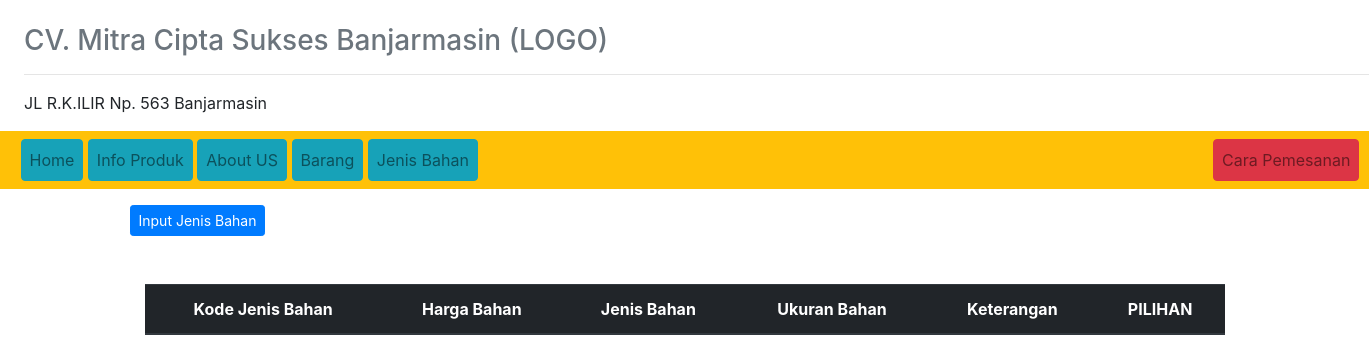
Page /?view=bahan on the earlier database version.
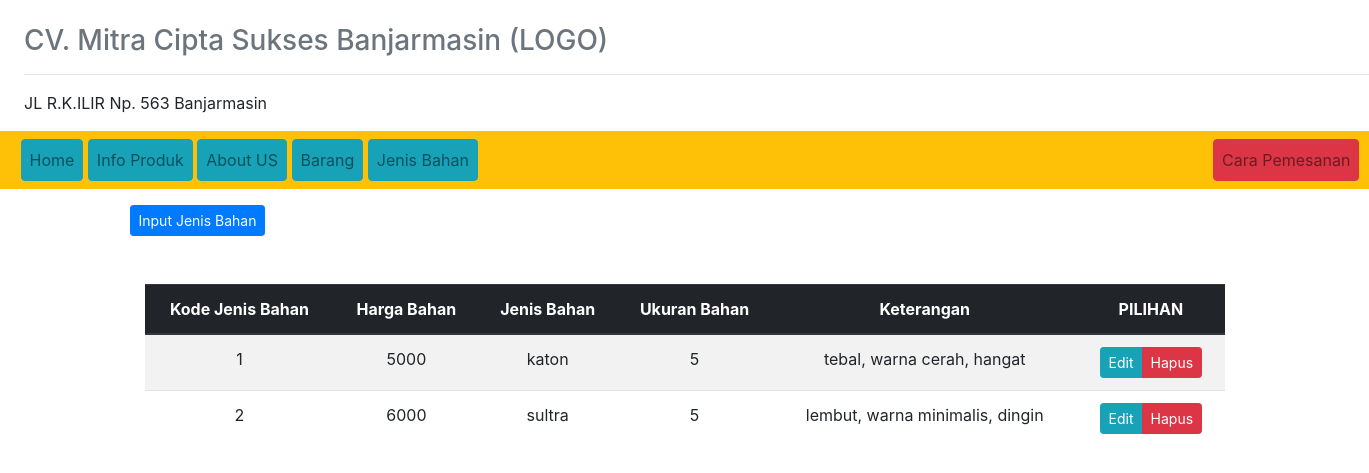
Same page on the later database version.
### tables this page shows
CREATE TABLE `jenis_bahan` (
  `kode_jenis_bahan` int(50) NOT NULL,
  `harga_bahan` int(25) NOT NULL,
  `jenis_bahan` varchar(50) NOT NULL,
  `ketarangan` varchar(255) NOT NULL,
  `ukuran_bahan` int(10) NOT NULL
);

### config/config.php (called while the page is built, shortened)
<?php
function base_url($url = null)
{
	$base_url = "http://localhost/aplikasi_CV_Mitra_Cipta_Sukses_Banjarmasin/";
	if ($url != null ) {
		return $base_url."/".$url;
	} else  {
			return $base_url;
	}
}

### models/admin.php (called while the page is built, shortened)
<?php
class Admin
{
  private $mysqli;
  function __construct($mysqli)
  {
    $this->mysqli = $mysqli;
  }
  public function showJenisBahan()
  {
    $db = $this->mysqli->conn;
    $sql = " SELECT * FROM jenis_bahan ";
    $query = $db->query($sql);
    return $query;
  }
}
?>

### view/jenis-bahan.php (the view)
<div class="header-hal">
    <a href="?view=input-bahan" class="btn btn-sm btn-primary">Input Jenis Bahan</a>
</div>
<div class="container mt-5">
<div class="daftar-table table-responsive">
  <table class="table table-striped text-center" id="table">
    <thead class="thead-dark">
      <tr>
        <th>Kode Jenis Bahan</th>
        <th>Harga Bahan</th>
        <th>Jenis Bahan </th>
        <th>Ukuran Bahan</th>
        <th>Keterangan</th>
        <th>PILIHAN</th>
      </tr>
    </thead>
    <tbody>
      <?php
      $data = $objAdmin->showJenisBahan();
      while ($a = $data->fetch_object()) {
      ?>
      <tr>
        <td><?=$a->kode_jenis_bahan ?></td>
        <td><?=$a->harga_bahan ?></td>
        <td><?=$a->jenis_bahan ?></td>
        <td><?=$a->ukuran_bahan ?></td>
        <td><?=$a->ketarangan ?></td>
        <td>
          <div class="btn-group">
            <a href="?view=edit-jenis-bahan&nik=<?=$a->kode_jenis_bahan ?>" class="btn btn-sm btn-info">Edit</a>
            <a href="?view=hapus-jenis-bahan&nik=<?=$a->kode_jenis_bahan ?>" onclick="return confirm('Hapus data ?')" class="btn btn-sm btn-danger">Hapus</a>
          </div>
        </td>
      </tr>
    <?php } ?>
    </tbody>
  </table>
</div>
</div>

### index.php (shortened to what this page needs)
<?php
require_once 'config/config.php';
include('models/admin.php');
?>
<!doctype html>
<html lang="en">
  <head>
    <link rel="stylesheet" href="<?=base_url();?>assets/css/bootstrap.min.css">
    <link rel="stylesheet" type="text/css" href="<?php echo base_url(); ?>assets/DataTables/datatables.min.css"/>
  </head>
  <body>
    <div class="ml-4" id="" style="">
      <br>
      <h3 class="text-muted">CV. Mitra Cipta Sukses Banjarmasin (LOGO)</h3>
      <hr>
      <p>JL R.K.ILIR Np. 563 Banjarmasin</p>
    </div>
    <nav class="navbar navbar-expand-lg navbar-light bg-warning">
      <div class="collapse navbar-collapse" id="navbarNavAltMarkup">
        <div class="navbar-nav"> &nbsp;
          <a class="nav-item nav-link btn btn-info btn-md" href="#">Home <span class="sr-only">(current)</span></a>&nbsp;
          <a class="nav-item nav-link btn btn-info btn-md" href="#">Info Produk</a> &nbsp;
          <a class="nav-item nav-link btn btn-info btn-md" href="#">About US</a> &nbsp;
          <a class="nav-item nav-link btn btn-info btn-md" href="?view=barang">Barang</a> &nbsp;
          <a class="nav-item nav-link btn btn-info btn-md" href="?view=bahan">Jenis Bahan</a>
          <a class="nav-item nav-link btn btn-danger btn-md" style="position: relative; left: 120%;" href="#">Cara Pemesanan</a> &nbsp;
        </div>
      </div>
    </nav>
    <div class="container mt-3" id="" style="">
          <?php include('page/page.php'); ?>
    </div>
  </body>
</html>

### page/page.php
<?php
if (@$_GET['view'] == '' || @$_GET['view'] == 'home')
{
	include 'view/home/home.php';
}
elseif (@$_GET['view'] == 'barang')
{
	include 'view/barang.php';
}
elseif (@$_GET['view'] == 'input-barang')
{
	include 'view/input-barang.php';
}
elseif (@$_GET['view'] == 'bahan')
{
	include 'view/jenis-bahan.php';
}
elseif (@$_GET['view'] == 'input-bahan')
{
	include 'view/input-jenis-bahan.php';
}

Differences in the rows shown:
added jenis_bahan: kode_jenis_bahan "1", harga_bahan "5000", jenis_bahan "katon", ukuran_bahan "5", ketarangan "tebal, warna cerah, hangat"
added jenis_bahan: kode_jenis_bahan "2", harga_bahan "6000", jenis_bahan "sultra", ukuran_bahan "5", ketarangan "lembut, warna minimalis, dingin"
